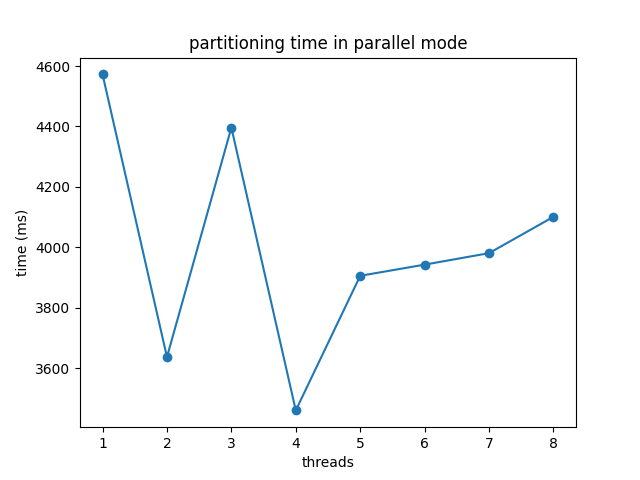

Write the Python code that produced this figure.
import matplotlib.pyplot as plt

# Dati di esempio
x = [1, 2, 3, 4, 5, 6, 7 ,8]
y = [
4572.45,
3636.94,
4396.24,
3460.16,
3905.72,
3942.67,
3980.72,
4100.99

]

# Creazione del grafico con linea che unisce i punti
plt.plot(x, y, marker='o', linestyle='-')

# Aggiunta di etichette agli assi e titolo al grafico
plt.xlabel('threads')
plt.ylabel('time (ms)')
plt.title('partitioning time in parallel mode')

# Mostra il grafico
plt.show()
